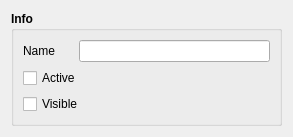
<?xml version="1.0" encoding="UTF-8"?>
<ui version="4.0">
 <class>InfoWidget</class>
 <widget class="QWidget" name="InfoWidget">
  <property name="geometry">
   <rect>
    <x>0</x>
    <y>0</y>
    <width>293</width>
    <height>125</height>
   </rect>
  </property>
  <property name="windowTitle">
   <string>Form</string>
  </property>
  <layout class="QVBoxLayout" name="verticalLayout">
   <item>
    <widget class="QGroupBox" name="groupBox">
     <property name="font">
      <font>
       <weight>75</weight>
       <bold>true</bold>
      </font>
     </property>
     <property name="title">
      <string>Info</string>
     </property>
     <layout class="QVBoxLayout" name="verticalLayout_2">
      <item>
       <layout class="QHBoxLayout" name="horizontalLayout">
        <property name="sizeConstraint">
         <enum>QLayout::SetDefaultConstraint</enum>
        </property>
        <item>
         <widget class="QLabel" name="label">
          <property name="sizePolicy">
           <sizepolicy hsizetype="Fixed" vsizetype="Preferred">
            <horstretch>0</horstretch>
            <verstretch>0</verstretch>
           </sizepolicy>
          </property>
          <property name="minimumSize">
           <size>
            <width>50</width>
            <height>0</height>
           </size>
          </property>
          <property name="font">
           <font>
            <weight>50</weight>
            <bold>false</bold>
           </font>
          </property>
          <property name="text">
           <string>Name</string>
          </property>
         </widget>
        </item>
        <item>
         <widget class="QLineEdit" name="goName">
          <property name="sizePolicy">
           <sizepolicy hsizetype="Expanding" vsizetype="Fixed">
            <horstretch>0</horstretch>
            <verstretch>0</verstretch>
           </sizepolicy>
          </property>
          <property name="font">
           <font>
            <weight>50</weight>
            <bold>false</bold>
           </font>
          </property>
          <property name="text">
           <string/>
          </property>
         </widget>
        </item>
       </layout>
      </item>
      <item>
       <widget class="QCheckBox" name="isActive">
        <property name="font">
         <font>
          <weight>50</weight>
          <bold>false</bold>
         </font>
        </property>
        <property name="text">
         <string>Active</string>
        </property>
       </widget>
      </item>
      <item>
       <widget class="QCheckBox" name="isVisible">
        <property name="font">
         <font>
          <weight>50</weight>
          <bold>false</bold>
         </font>
        </property>
        <property name="text">
         <string>Visible</string>
        </property>
        <property name="checked">
         <bool>false</bool>
        </property>
       </widget>
      </item>
      <item>
       <spacer name="verticalSpacer">
        <property name="orientation">
         <enum>Qt::Vertical</enum>
        </property>
        <property name="sizeHint" stdset="0">
         <size>
          <width>20</width>
          <height>40</height>
         </size>
        </property>
       </spacer>
      </item>
     </layout>
    </widget>
   </item>
  </layout>
 </widget>
 <resources/>
 <connections/>
</ui>
